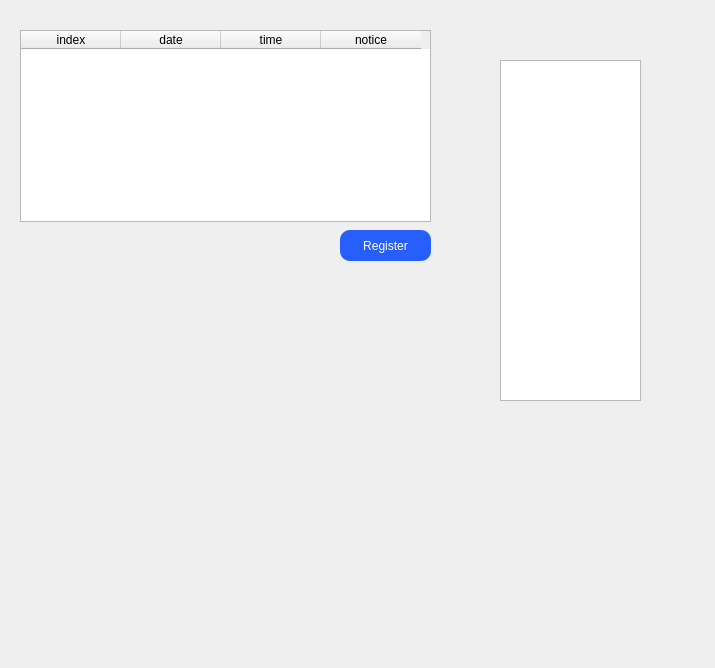
<?xml version="1.0" encoding="UTF-8"?>
<ui version="4.0">
 <class>Form</class>
 <widget class="QWidget" name="Form">
  <property name="geometry">
   <rect>
    <x>0</x>
    <y>0</y>
    <width>715</width>
    <height>668</height>
   </rect>
  </property>
  <property name="windowTitle">
   <string>Form</string>
  </property>
  <widget class="QPushButton" name="pushButton">
   <property name="geometry">
    <rect>
     <x>340</x>
     <y>230</y>
     <width>91</width>
     <height>31</height>
    </rect>
   </property>
   <property name="styleSheet">
    <string notr="true">QPushButton {
	background-color: #275efe;
	border-radius: 10px;
	color: #ffffff;
}
QPushButton:hover {
	background-color: #274fff;
}</string>
   </property>
   <property name="text">
    <string>Register</string>
   </property>
  </widget>
  <widget class="QTableWidget" name="tableWidget">
   <property name="geometry">
    <rect>
     <x>20</x>
     <y>30</y>
     <width>411</width>
     <height>192</height>
    </rect>
   </property>
   <column>
    <property name="text">
     <string>index</string>
    </property>
   </column>
   <column>
    <property name="text">
     <string>date</string>
    </property>
   </column>
   <column>
    <property name="text">
     <string>time</string>
    </property>
   </column>
   <column>
    <property name="text">
     <string>notice</string>
    </property>
   </column>
  </widget>
  <widget class="QTextBrowser" name="tb_user">
   <property name="geometry">
    <rect>
     <x>500</x>
     <y>60</y>
     <width>141</width>
     <height>341</height>
    </rect>
   </property>
  </widget>
 </widget>
 <resources/>
 <connections/>
</ui>
